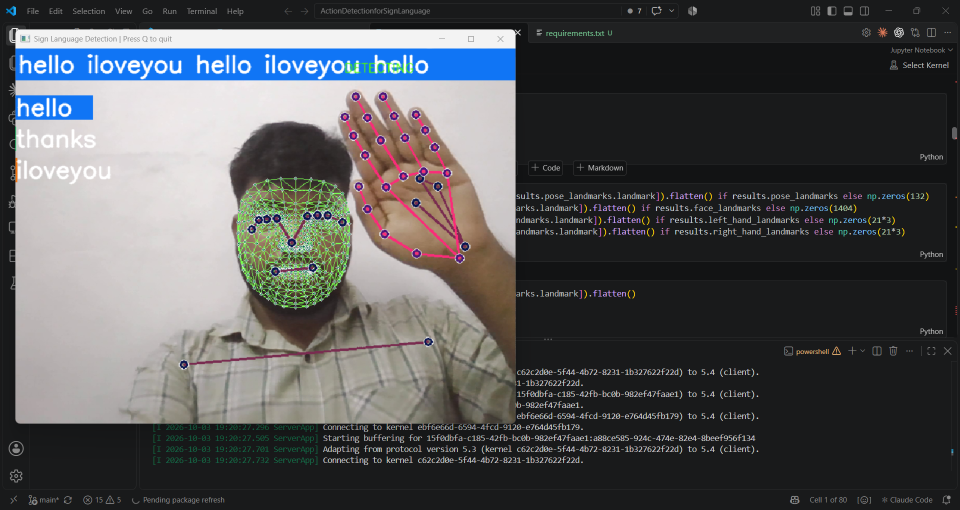
#> input picture hello.png, 1920 x 1020 px (shown at 1/2 size)
$ python show_my_signs.py
#> lines starting #> are read from the running program, lines starting #| are printed output that depends on the picture; after the words box and inside, x2 and y2 are one past the last pixel; in counts of white or black regions, pixels touching at a corner belong together
"""
show_my_signs.py
================
Loads hello.png, thanku.png, loveyou.png and displays them
exactly like the notebook's prob_viz cell — but with YOUR images.
Also saves a combined image: my_signs.png
"""

import cv2
import numpy as np
import os
import matplotlib
matplotlib.use('TkAgg')          # use a GUI backend
import matplotlib.pyplot as plt

BASE_DIR = os.path.dirname(os.path.abspath(__file__))

ACTIONS = np.array(['hello', 'thanks', 'iloveyou'])
COLORS  = [(245, 117, 16), (117, 245, 16), (16, 117, 245)]

# ── Map each image file to its action index ───────────────────────────────────
IMAGE_MAP = [
    (os.path.join(BASE_DIR, 'hello.png'),   0),   # hello   → index 0
    (os.path.join(BASE_DIR, 'thanku.png'),  1),   # thanks  → index 1
    (os.path.join(BASE_DIR, 'loveyou.png'), 2),   # iloveyou→ index 2
]


def prob_viz(res, actions, input_frame, colors):
    """Draw probability bars on the left side of the frame."""
    out = input_frame.copy()
    for i, prob in enumerate(res):
        cv2.rectangle(out, (0, 60 + i*40), (int(prob * 100), 90 + i*40), colors[i], -1)
        cv2.putText(out, actions[i], (0, 85 + i*40),
                    cv2.FONT_HERSHEY_SIMPLEX, 1, (255, 255, 255), 2, cv2.LINE_AA)
    return out


def add_banner(image, label):
    """Add top banner with detected label."""
    out = image.copy()
    h, w = out.shape[:2]
    cv2.rectangle(out, (0, 0), (w, 45), (245, 117, 16), -1)
    cv2.putText(out, f'Detected: {label.upper()}', (8, 33),
                cv2.FONT_HERSHEY_SIMPLEX, 1.1, (255, 255, 255), 2, cv2.LINE_AA)
    return out


def main():
    fig, axes = plt.subplots(1, 3, figsize=(21, 8))
    fig.patch.set_facecolor('#1e1e1e')
    fig.suptitle('Sign Language Detection — My Signs',
                 fontsize=20, color='white', fontweight='bold', y=1.01)

    for ax, (img_path, action_idx) in zip(axes, IMAGE_MAP):
        if not os.path.exists(img_path):
            print(f"[!] File not found: {img_path}")
            ax.axis('off')
            continue

        # Load image (BGR) and resize to standard size
        bgr = cv2.imread(img_path)
#> bgr is the input picture: shape (1020, 1920, 3); mean B, G, R 86.4, 84.4, 83.2
        if bgr is None:
            print(f"[!] Could not read: {img_path}")
            ax.axis('off')
            continue
        bgr = cv2.resize(bgr, (640, 480))
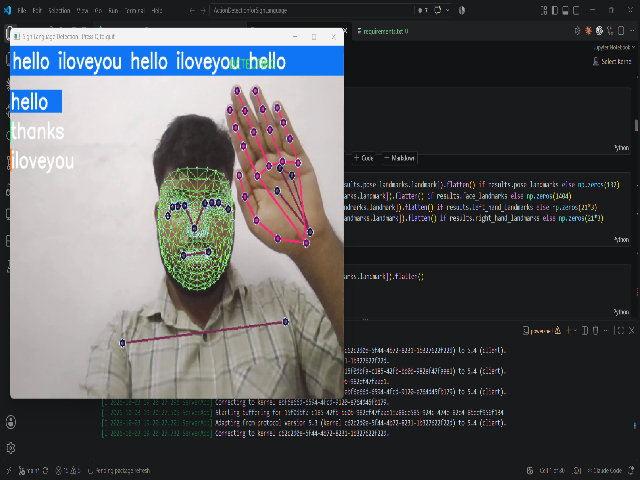
#> bgr: shape (480, 640, 3); mean B, G, R 86.2, 84.1, 83

        # Build a fake probability vector: 100% for the correct action
        res = np.zeros(len(ACTIONS))
        res[action_idx] = 1.0

        # Overlay prob bars + banner
        out = prob_viz(res, ACTIONS, bgr, COLORS)
#> after the loop in prob_viz, `for i, prob in enumerate(res):`:
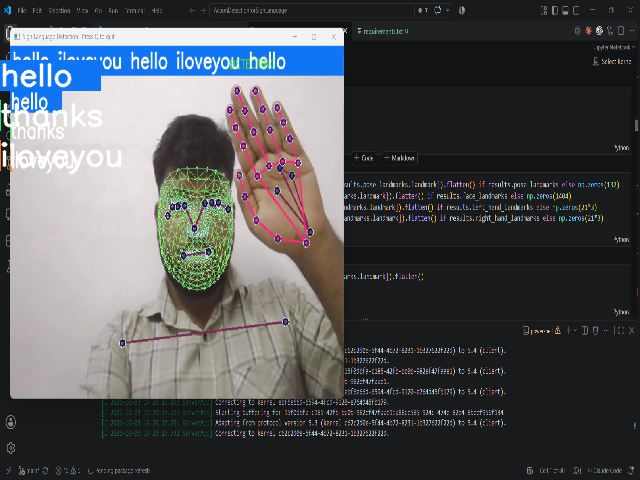
#> out: shape (480, 640, 3); 1.65% of pixels changed, all inside (x1, y1, x2, y2) = (0, 60, 122, 175)
        out = add_banner(out, ACTIONS[action_idx])
#> in add_banner, `cv2.putText(out, f'Detected: {label.upper()}', (8, 33), cv2.FONT_HERSH..`:
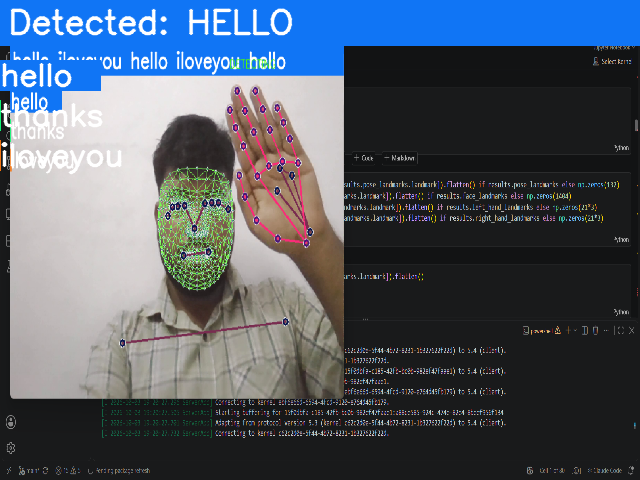
#> out: shape (480, 640, 3); mean B, G, R 103.2, 89.5, 79.1

        # Convert BGR → RGB for matplotlib
        rgb = cv2.cvtColor(out, cv2.COLOR_BGR2RGB)

        ax.imshow(rgb)
        ax.set_title(ACTIONS[action_idx].upper(),
                     fontsize=16, color='white', fontweight='bold', pad=10)
        ax.axis('off')
#> pass 2 of the loop in main, `for ax, (img_path, action_idx) in zip(axes, IMAGE_MAP):`:
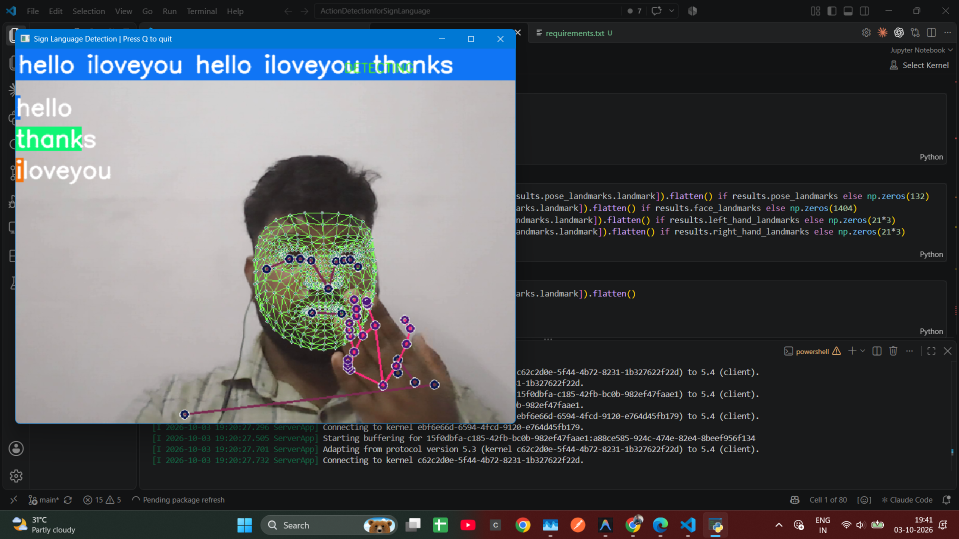
#> input picture thanku.png, 1917 x 1078 px (shown at 1/2 size)
#> in main, bgr is the input picture: shape (1078, 1917, 3); mean B, G, R 83.9, 80.3, 76.5
#> bgr: shape (480, 640, 3)
#> after the loop in prob_viz (call 2), `for i, prob in enumerate(res):`:
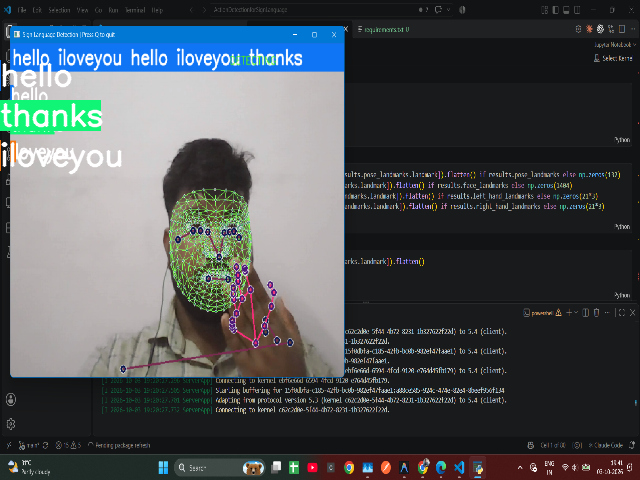
#> out: shape (480, 640, 3); mean B, G, R 84.2, 81.3, 76.2
#> in add_banner (call 2), `cv2.putText(out, f'Detected: {label.upper()}', (8, 33), cv2.FONT_HERSH..`:
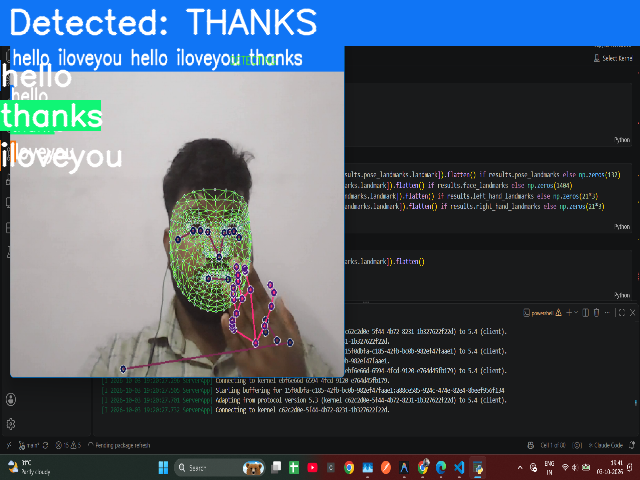
#> out: shape (480, 640, 3); mean B, G, R 101, 89.1, 77.8
#> pass 3 of the loop in main, `for ax, (img_path, action_idx) in zip(axes, IMAGE_MAP):`:
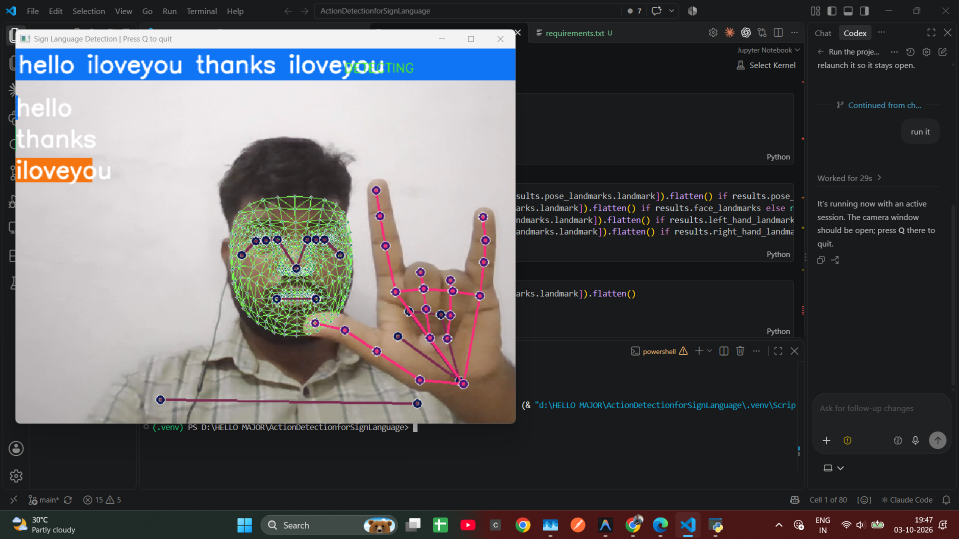
#> input picture loveyou.png, 1917 x 1078 px (shown at 1/2 size)
#> in main, bgr is the input picture: shape (1078, 1917, 3); mean B, G, R 87.1, 85.6, 86
#> bgr: shape (480, 640, 3)
#> after the loop in prob_viz (call 3), `for i, prob in enumerate(res):`:
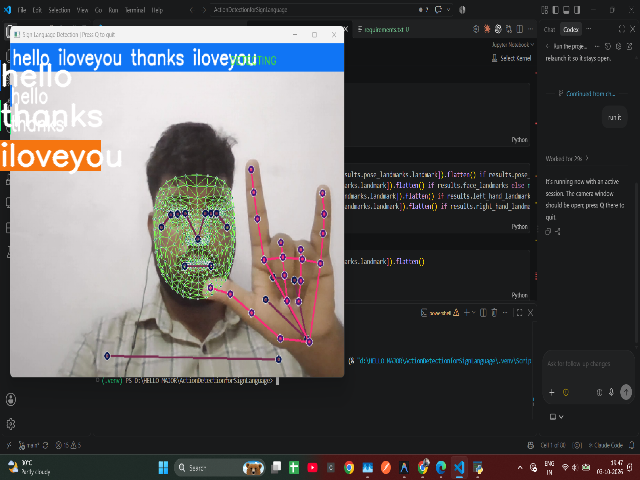
#> out: shape (480, 640, 3); mean B, G, R 86.7, 85.7, 86.6
#> in add_banner (call 3), `cv2.putText(out, f'Detected: {label.upper()}', (8, 33), cv2.FONT_HERSH..`:
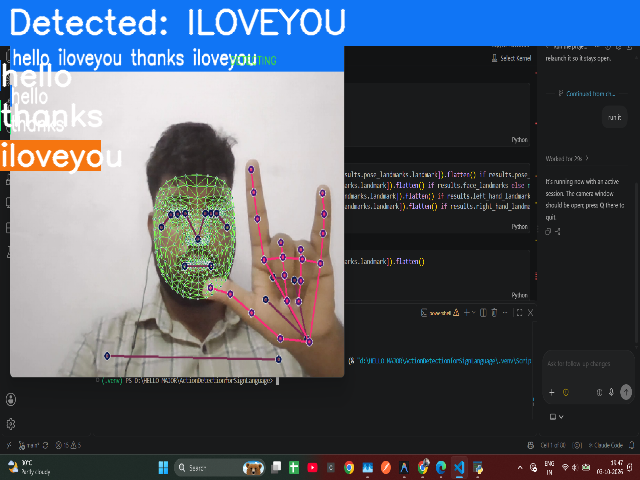
#> out: shape (480, 640, 3); mean B, G, R 102.6, 91, 83.6

    plt.tight_layout()

    # Save combined image
    out_path = os.path.join(BASE_DIR, 'my_signs.png')
    plt.savefig(out_path, dpi=120, bbox_inches='tight',
                facecolor=fig.get_facecolor())
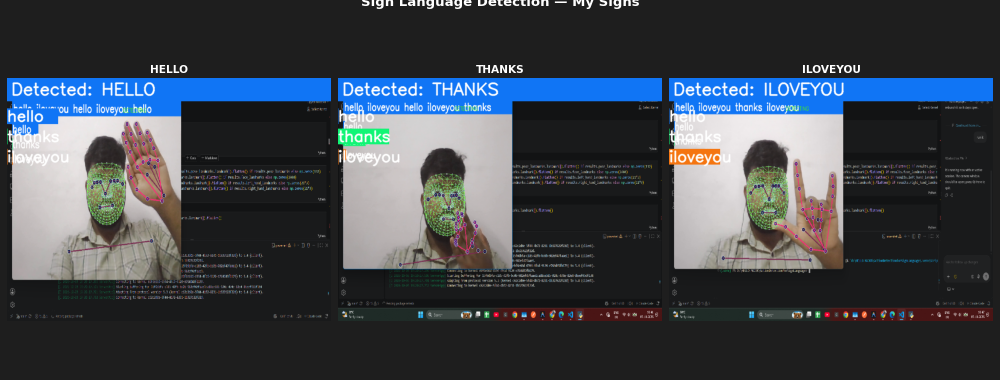
#> figure drawn by matplotlib, 3 panels
    print(f"[OK] Saved combined image: {out_path}")

    plt.show()
    print("[OK] Done.")


if __name__ == '__main__':
    main()
